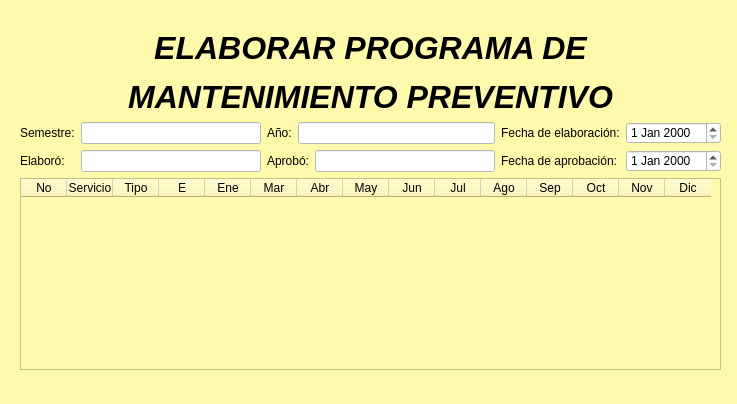
<?xml version="1.0" encoding="UTF-8"?>
<ui version="4.0">
 <class>Form_ProgramaDeMantenimiento</class>
 <widget class="QMainWindow" name="Form_ProgramaDeMantenimiento">
  <property name="geometry">
   <rect>
    <x>0</x>
    <y>0</y>
    <width>737</width>
    <height>404</height>
   </rect>
  </property>
  <property name="windowTitle">
   <string>MainWindow</string>
  </property>
  <property name="styleSheet">
   <string notr="true">background-color: rgb(255, 249, 171);
</string>
  </property>
  <widget class="QWidget" name="centralwidget">
   <widget class="QWidget" name="">
    <property name="geometry">
     <rect>
      <x>20</x>
      <y>30</y>
      <width>701</width>
      <height>340</height>
     </rect>
    </property>
    <layout class="QGridLayout" name="gridLayout">
     <item row="0" column="0" colspan="7">
      <widget class="QLabel" name="label_10">
       <property name="whatsThis">
        <string>&lt;html&gt;&lt;head/&gt;&lt;body&gt;&lt;p align=&quot;center&quot;&gt;&lt;br/&gt;&lt;/p&gt;&lt;/body&gt;&lt;/html&gt;</string>
       </property>
       <property name="text">
        <string>&lt;html&gt;&lt;head/&gt;&lt;body&gt;&lt;p align=&quot;center&quot;&gt;&lt;span style=&quot; font-size:24pt; font-weight:600; font-style:italic;&quot;&gt;ELABORAR PROGRAMA DE&lt;/span&gt;&lt;/p&gt;&lt;p align=&quot;center&quot;&gt;&lt;span style=&quot; font-size:24pt; font-weight:600; font-style:italic;&quot;&gt;MANTENIMIENTO PREVENTIVO&lt;/span&gt;&lt;/p&gt;&lt;/body&gt;&lt;/html&gt;</string>
       </property>
      </widget>
     </item>
     <item row="1" column="0">
      <widget class="QLabel" name="label_4">
       <property name="text">
        <string>Semestre:</string>
       </property>
      </widget>
     </item>
     <item row="1" column="1">
      <widget class="QLineEdit" name="lineEdit_3">
       <property name="styleSheet">
        <string notr="true">background-color: rgb(255, 255, 255);</string>
       </property>
      </widget>
     </item>
     <item row="1" column="2">
      <widget class="QLabel" name="label_5">
       <property name="text">
        <string>Año:</string>
       </property>
      </widget>
     </item>
     <item row="1" column="3" colspan="2">
      <widget class="QLineEdit" name="lineEdit_4">
       <property name="styleSheet">
        <string notr="true">background-color: rgb(255, 255, 255);</string>
       </property>
      </widget>
     </item>
     <item row="1" column="5">
      <widget class="QLabel" name="label_6">
       <property name="text">
        <string>Fecha de elaboración:</string>
       </property>
      </widget>
     </item>
     <item row="1" column="6">
      <widget class="QDateEdit" name="dateEdit_2">
       <property name="styleSheet">
        <string notr="true">background-color: rgb(255, 255, 255);</string>
       </property>
      </widget>
     </item>
     <item row="2" column="0">
      <widget class="QLabel" name="label_7">
       <property name="text">
        <string>Elaboró:</string>
       </property>
      </widget>
     </item>
     <item row="2" column="1">
      <widget class="QLineEdit" name="lineEdit_5">
       <property name="styleSheet">
        <string notr="true">background-color: rgb(255, 255, 255);</string>
       </property>
      </widget>
     </item>
     <item row="2" column="2" colspan="2">
      <widget class="QLabel" name="label_8">
       <property name="text">
        <string>Aprobó:</string>
       </property>
      </widget>
     </item>
     <item row="2" column="4">
      <widget class="QLineEdit" name="lineEdit_6">
       <property name="styleSheet">
        <string notr="true">background-color: rgb(255, 255, 255);</string>
       </property>
      </widget>
     </item>
     <item row="2" column="5">
      <widget class="QLabel" name="label_9">
       <property name="text">
        <string>Fecha de aprobación:</string>
       </property>
      </widget>
     </item>
     <item row="2" column="6">
      <widget class="QDateEdit" name="dateEdit_3">
       <property name="styleSheet">
        <string notr="true">background-color: rgb(255, 255, 255);</string>
       </property>
      </widget>
     </item>
     <item row="3" column="0" colspan="7">
      <widget class="QTableWidget" name="tableWidget_3">
       <attribute name="horizontalHeaderDefaultSectionSize">
        <number>46</number>
       </attribute>
       <column>
        <property name="text">
         <string>No</string>
        </property>
       </column>
       <column>
        <property name="text">
         <string>Servicio</string>
        </property>
       </column>
       <column>
        <property name="text">
         <string>Tipo</string>
        </property>
       </column>
       <column>
        <property name="text">
         <string>E</string>
        </property>
       </column>
       <column>
        <property name="text">
         <string>Ene</string>
        </property>
       </column>
       <column>
        <property name="text">
         <string>Mar</string>
        </property>
       </column>
       <column>
        <property name="text">
         <string>Abr</string>
        </property>
       </column>
       <column>
        <property name="text">
         <string>May</string>
        </property>
       </column>
       <column>
        <property name="text">
         <string>Jun</string>
        </property>
       </column>
       <column>
        <property name="text">
         <string>Jul</string>
        </property>
       </column>
       <column>
        <property name="text">
         <string>Ago</string>
        </property>
       </column>
       <column>
        <property name="text">
         <string>Sep</string>
        </property>
       </column>
       <column>
        <property name="text">
         <string>Oct</string>
        </property>
       </column>
       <column>
        <property name="text">
         <string>Nov</string>
        </property>
       </column>
       <column>
        <property name="text">
         <string>Dic</string>
        </property>
       </column>
      </widget>
     </item>
    </layout>
   </widget>
  </widget>
  <widget class="QStatusBar" name="statusbar"/>
 </widget>
 <resources/>
 <connections/>
</ui>
